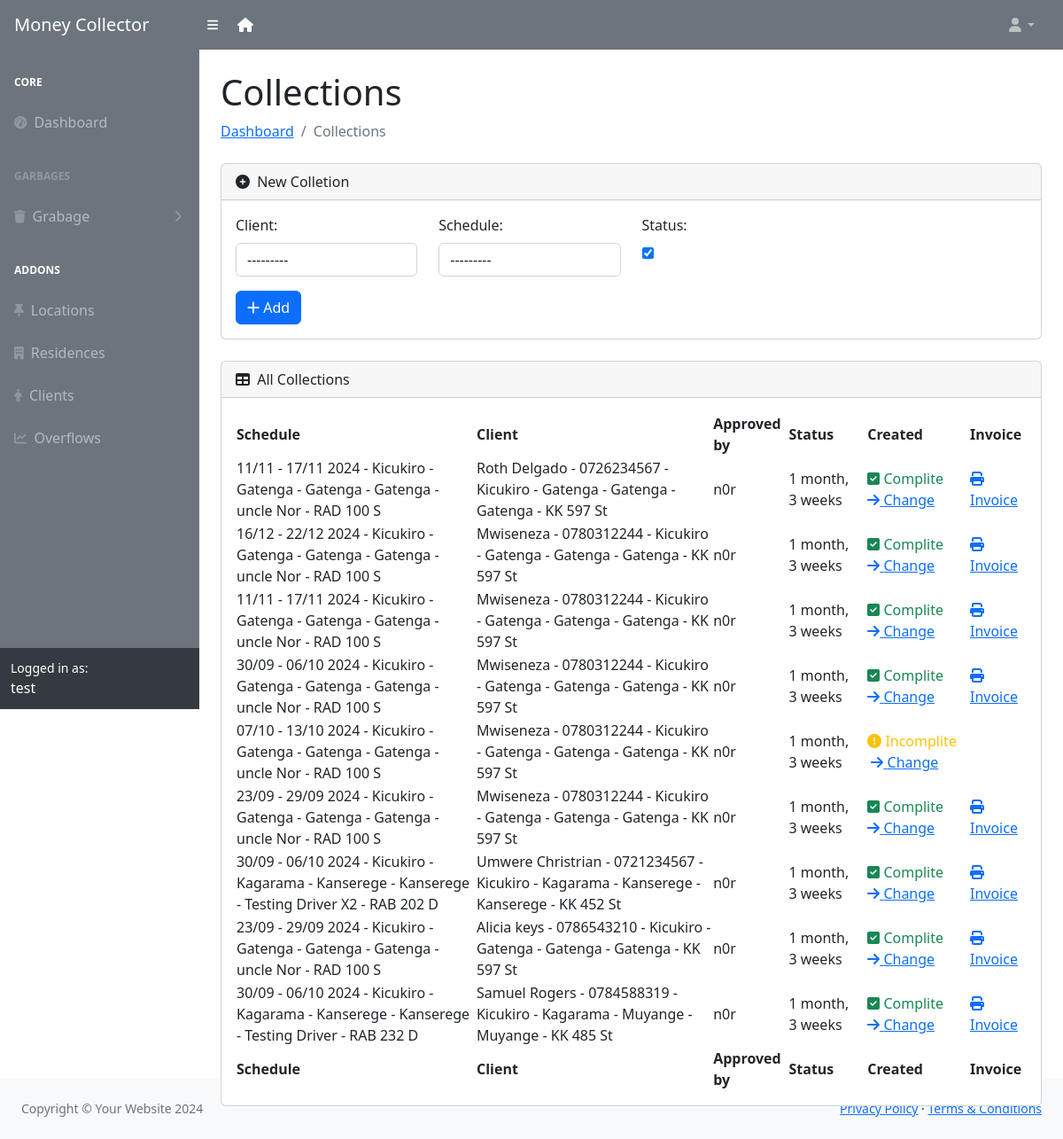
The page /collection/ (signed in) on the database as committed earlier.
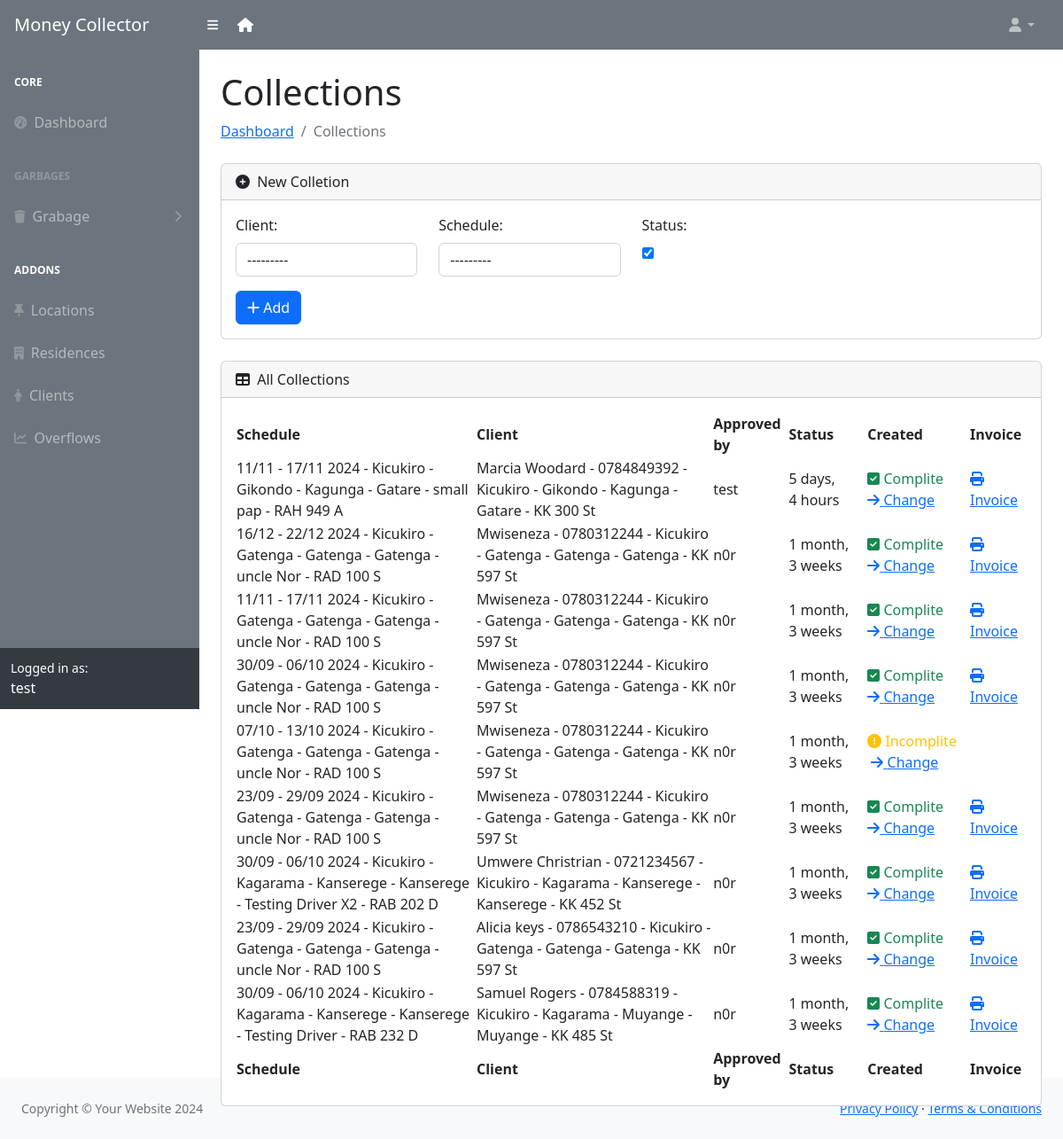
The same page on the database as committed later.
### app/models.py (models this page shows, shortened)
class Collection(models.Model):
    schedule = models.ForeignKey(Schedule, on_delete=models.PROTECT)
    client = models.ForeignKey(Clients, on_delete=models.PROTECT)
    approved_by = models.ForeignKey(User, on_delete=models.SET(set_default_user))
    status = models.BooleanField(default=0)
    created_at = models.DateTimeField(auto_now_add=True)
    class Meta:
        constraints = [UniqueConstraint(fields=['schedule', 'client'], name='unique_collection_combination')]

class Schedule(models.Model):
    week = models.CharField(max_length=8)
    day = models.CharField(max_length=20, choices=[('MONDAY', 'Monday'),('TUESDAY', 'Tuesday'),('WEDNESDAY', 'Wednesday'),('THURSDAY', 'Thursday'),('FRIDAY', 'Friday'),('SATURDAY', 'Saturday'),('SUNDAY', 'Sunday'), ],)
    location = models.ForeignKey(Location, on_delete=models.PROTECT)
    driver = models.CharField(max_length=254)
    plate = models.CharField(validators=[plate_regex], max_length=9)
    status = models.BooleanField(default=0)
    created_at = models.DateTimeField(auto_now_add=True)
    def get_week_dates(self):
        year, week = self.week.split('-W')
        first_day_of_week = datetime.datetime.strptime(f'{year}-W{week}-1', "%Y-W%W-%w")
        start_date = first_day_of_week
        end_date = start_date + datetime.timedelta(days=6)
        return f"{start_date.strftime('%d/%m')} - {end_date.strftime('%d/%m')} {start_date.year}"
    def __str__(self):
        return f"{self.get_week_dates()} - {self.location} - {self.driver} - {self.plate}"

class Location(models.Model):
    district = models.ForeignKey(District, on_delete=models.SET_NULL, null=True, blank=True)
    sector = models.ForeignKey(Sector, on_delete=models.SET_NULL, null=True, blank=True)
    cell = models.ForeignKey(Cell, on_delete=models.SET_NULL, null=True, blank=True)
    village = models.ForeignKey(Village, on_delete=models.SET_NULL, null=True, blank=True)
    created_at = models.DateTimeField(auto_now_add=True)
    class Meta:
        constraints = [UniqueConstraint(fields=['district', 'sector', 'cell', 'village'], name='unique_location_combination')]
        ordering = ["created_at"]
    def __str__(self):
        return f"{self.district} - {self.sector} - {self.cell} - {self.village}"

class District(models.Model):
    name = models.CharField(max_length=40)
    def __str__(self):
        return self.name

class Sector(models.Model):
    district = models.ForeignKey(District, on_delete=models.CASCADE)
    name = models.CharField(max_length=40)
    def __str__(self):
        return self.name

class Cell(models.Model):
    district = models.ForeignKey(District, on_delete=models.CASCADE)
    sector = models.ForeignKey(Sector, on_delete=models.CASCADE)
    name = models.CharField(max_length=40)
    def __str__(self):
        return self.name

class Village(models.Model):
    district = models.ForeignKey(District, on_delete=models.CASCADE)
    sector = models.ForeignKey(Sector, on_delete=models.CASCADE)
    cell = models.ForeignKey(Cell, on_delete=models.CASCADE)
    name = models.CharField(max_length=40)
    def __str__(self):
        return self.name

class Clients(models.Model):
    names = models.CharField(max_length=254)
    phone = models.CharField(validators=[phone_regex], max_length=13, unique=True)
    email = models.EmailField(max_length=255, unique=True)
    residence = models.ForeignKey(Residence, on_delete=models.SET_NULL, null=True)
    is_active = models.BooleanField(default = 1)
    created_at = models.DateTimeField(auto_now_add=True)
    def __str__(self):
        return f"{self.names} - {self.phone} - {self.residence}"

class Residence(models.Model):
    location = models.ForeignKey(Location, on_delete=models.CASCADE)
    streetName = models.CharField(validators=[street_regex], max_length=9)
    gateNumber = models.CharField(max_length=10, null=True, blank=True)
    status = models.BooleanField(default = 1)
    created_at = models.DateTimeField(auto_now_add=True)
    class Meta:
        constraints = [UniqueConstraint(fields=['location', 'streetName', 'gateNumber'], name='unique_residence_combination')]
        ordering = ["created_at"]
    def __str__(self):
        return f"{self.location} - {self.streetName}"

class User(AbstractUser):
    class Role(models.TextChoices):
        MCOLLECTOR = "MCOLLECTOR", "Money Collector"
        ADMIN = "ADMIN", "Admin"
    role = models.CharField(max_length=50, choices=Role.choices)
    phone_number = models.CharField(validators=[phone_regex], max_length=13, unique=True, null=True)
    groups = models.ManyToManyField(
        'auth.Group',
        related_name='users',
        blank=True,
        help_text='The groups this user belongs to.'
    )
    user_permissions = models.ManyToManyField(
        'auth.Permission',
        related_name='users',
        blank=True,
        help_text='Specific permissions for this user.'
    )

### app/views.py (the view)
# urls.py: path('collection/', views.collection, name="collection"),
@role_required(['ADMIN', 'MCOLLECTOR'])
def collection(request):
    collections = Collection.objects.all().order_by('-created_at')
    try:
        if request.method == 'POST':
            form = CollectionForm(request.POST)
            if form.is_valid():
                collection = Collection.objects.create(
                    client=form.cleaned_data['client'],
                    schedule=form.cleaned_data['schedule'],
                    status=form.cleaned_data['status'],
                    approved_by=request.user  # Set the logged-in user as the approver
                )
                collection.save()
                send_invoice_email(collection)
                messages.success(request, f"{collection.schedule} Collection Complited Successfuly")
                form = CollectionForm()
            else:
                messages.error(request, f"{form.errors}")
        else:
            form = CollectionForm()
    except IntegrityError:
            messages.error(request, "This Client already has a collection Record for this Schedule")
    context = {'form': form, 'collections': collections}
    return render(request, 'adminn/collection.html', context)

### app/forms.py
class CollectionForm(forms.Form):
    client = forms.ModelChoiceField(queryset=Clients.objects.all(),
        widget=forms.Select(attrs={'hx-get': 'load-schedule/', 'hx-target': '#id_schedule', 'class': 'form-control'}))
    schedule = forms.ModelChoiceField(queryset=Schedule.objects.none(),
        widget=forms.Select(attrs={'class': 'form-control'}))
    status =  forms.BooleanField(initial=True)
    def __init__(self, *args, **kwargs):
        super().__init__(*args, **kwargs)
        if "client" in self.data:
            client_id = int(self.data.get("client"))
            client = Clients.objects.get(id = client_id)
            residence = client.residence
            self.fields['schedule'].queryset = Schedule.objects.filter(location_id=residence.location_id).filter(status=False)

### app/views.py (called while the page is built)
def role_required(allowed_roles):
    def decorator(view_func):
        @wraps(view_func)
        def _wrapped_view(request, *args, **kwargs):
            if request.user.is_authenticated and request.user.role in allowed_roles:
                return view_func(request, *args, **kwargs)
            return redirect('403')
        return _wrapped_view
    return decorator

### app/templates/app/adminn/collection.html (shortened to what the changed rows need)
{% load static %}
{% if request.user.role == "ADMIN" %}
    {% include 'adminn/includes/header.html' %}
{% else %}
    {% include 'mcollector/includes/header.html' %}
{% endif %}
            <div id="layoutSidenav_content">
                <main>
                    <div class="container-fluid px-4">
                        <h1 class="mt-4">Collections</h1>
                        <div class="card mb-4">
                            <div class="card-body">
                            <table id="datatablesSimple">
                              <thead>
                                  <tr>
                                      <th>Schedule</th>
                                      <th>Client</th>
                                      <th>Approved by</th>
                                      <th>Status</th>
                                      <th>Created</th>
                                      <th>Invoice</th>
                                </tr>
                              </thead>
                              <tfoot>
                                <tr>
                                    <th>Schedule</th>
                                    <th>Client</th>
                                    <th>Approved by</th>
                                    <th>Status</th>
                                    <th>Created</th>
                                    <th>Invoice</th>
                                </tr>
                              </tfoot>
                              <tbody>
                                  {% for collection in collections %}
                                  <tr>
                                      <td>{{ collection.schedule }}</td>
                                      <td>{{ collection.client }}</td>
                                      <td>{{ collection.approved_by }}</td>
                                      <td>{{ collection.created_at | timesince  }}</td>
                                      {%  if collection.status %}
                                            <td class="text-success"><i class="fas fa-check-square text-success"></i> Complite &nbsp; &nbsp;<a href="{% url 'change-collection' collection.id %}"><i class="fa fa-arrow-right"></i> Change </a></td>
                                            <td> <a href="{% url 'invoice' collection.id %}"><i class="fas fa-print"></i> Invoice </a></td>
                                        {% else %}
                                            <td class="text-warning"><i class="fas fa-exclamation-circle text-warning" ></i> Incomplite &nbsp; &nbsp;<a href="{% url 'change-collection' collection.id %}"><i class="fa fa-arrow-right"></i> Change </a></td>
                                        {% endif %}
                                  </tr>
                                  {% endfor %}
                              </tbody>
                            </table>
                            </div>
                            </div>
                            </div>
                        </div>
                    </div>
{% include 'adminn/includes/footer.html' %}

Rows that differ between the two databases and show on the page:
removed Collection: schedule "11/11 - 17/11 2024 - Kicukiro - Gatenga - Gatenga - Gatenga - uncle Nor - RAD 100 S", client "Roth Delgado - 0726234567 - Kicukiro - Gatenga - Gatenga - Gatenga - KK 597 St", approved_by "n0r", created_at "1 month, 3 weeks", status True (drawn)
added Collection: schedule "11/11 - 17/11 2024 - Kicukiro - Gikondo - Kagunga - Gatare - small pap - RAH 949 A", client "Marcia Woodard - 0784849392 - Kicukiro - Gikondo - Kagunga - Gatare - KK 300 St", approved_by "test", created_at "5 days, 4 hours", status True (drawn)
